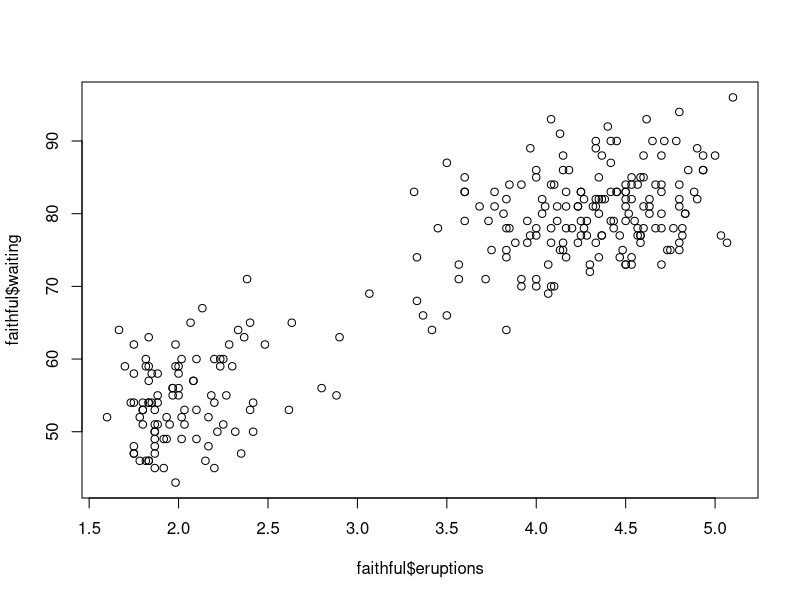
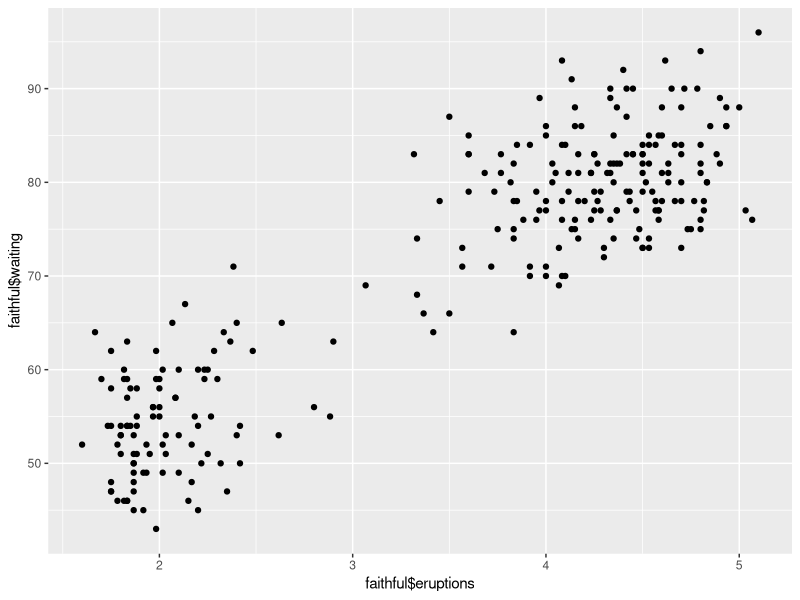
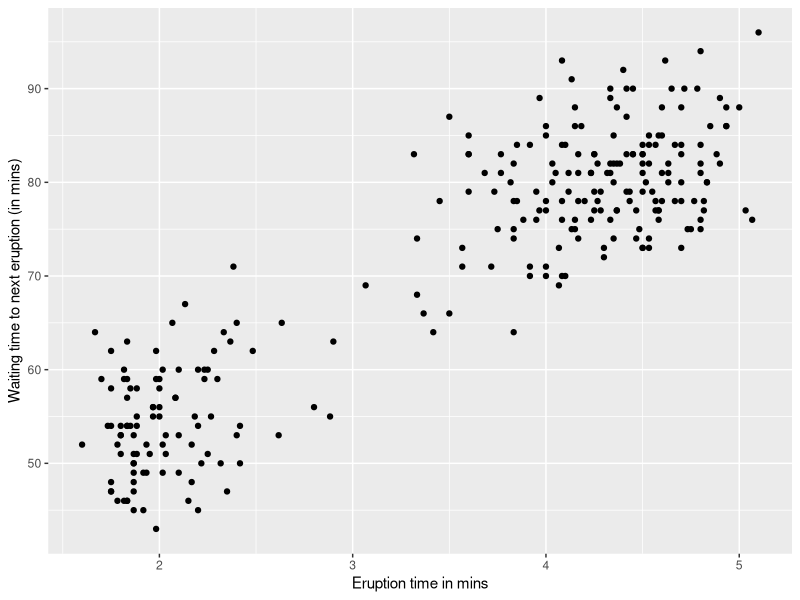

The R script that drew these images, in order: (Note: this script raises an error after producing the figures.)
## ---- chunk 1
# This chunk sets echo = TRUE as default, that is, print all code.
# knitr::opts_chunk$set can be used to set other notebook generation options, too.
# include=FALSE inside curly brackets makes this block not be included in the pdf.
knitr::opts_chunk$set(echo = TRUE)
## ---- chunk 2
5 + 5
## ---- chunk 3
5 + 5
## ---- chunk 4
5 + 5
## ---- chunk 5
data("faithful")
plot(faithful$eruptions, faithful$waiting)
## ---- chunk 6
library(ggplot2)
qplot(faithful$eruptions, faithful$waiting)
## ---- chunk 7
ggplot(data=faithful, aes(x=eruptions, y=waiting)) + geom_point() +
  labs(x='Eruption time in mins', y='Waiting time to next eruption (in mins)')
## ---- chunk 8
knitr::include_graphics("files/uu_logo.png")
